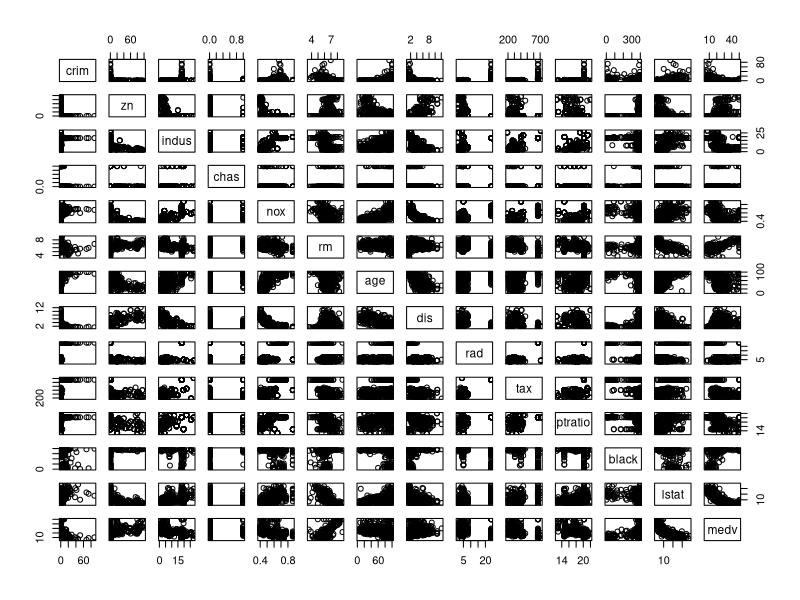
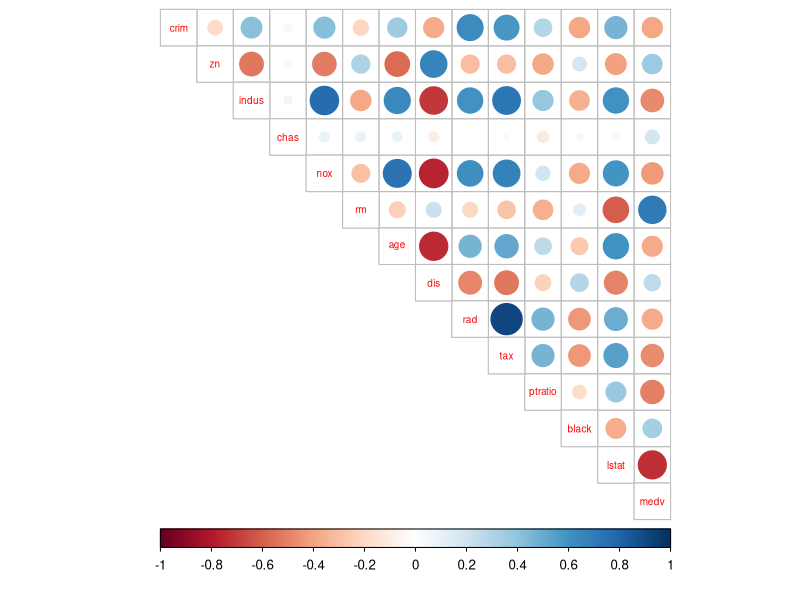
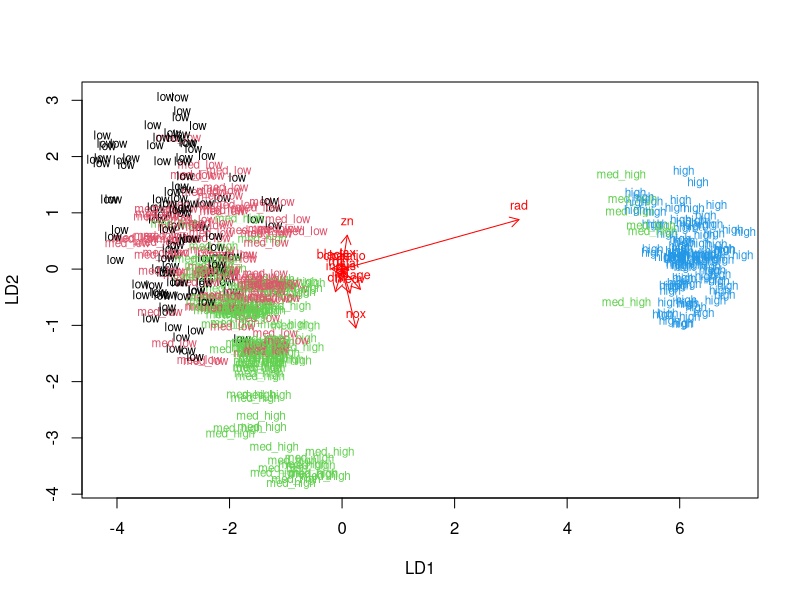
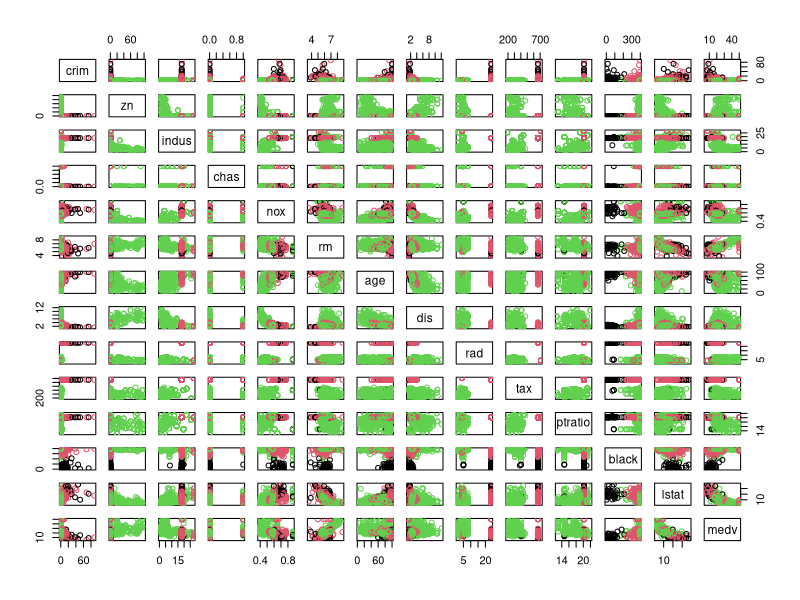
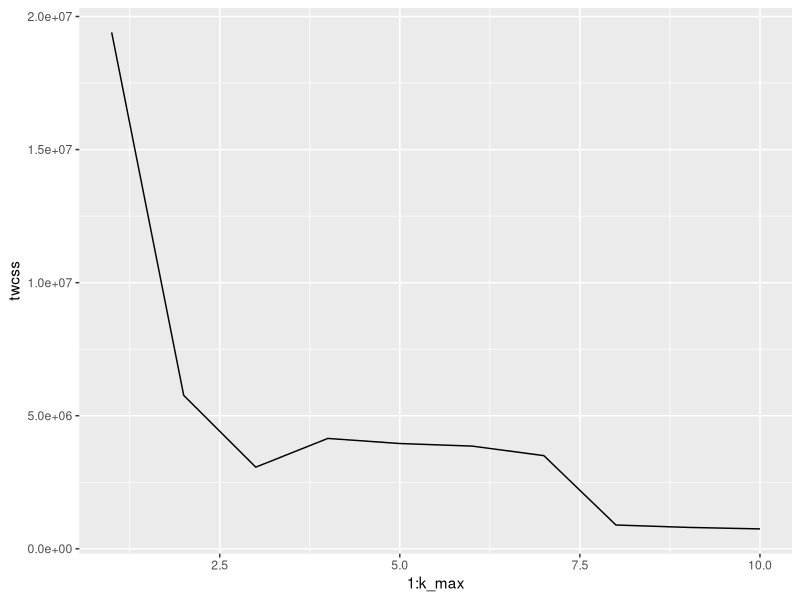
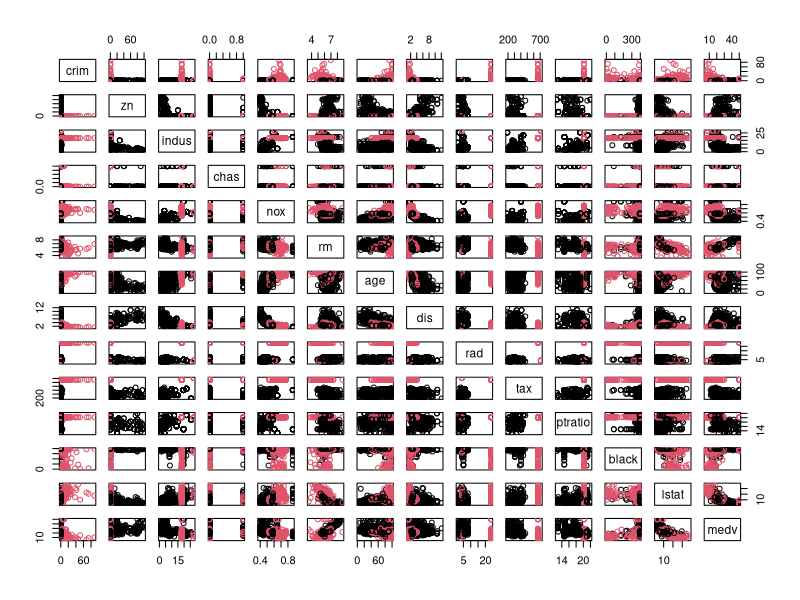

Source code (R) for these figures, in order:
## ---- chunk 1
library(MASS)
data("Boston")

dim(Boston)
str(Boston)
## ---- chunk 2
library(dplyr)
library(corrplot)
pairs(Boston)
cor_matrix <- cor(Boston) %>% round(digits = 2)
corrplot(cor_matrix, method="circle", type="upper", cl.pos="b", tl.pos="d", tl.cex=0.6)
summary(Boston)
## ---- chunk 3
boston_scaled <- scale(Boston)
summary(boston_scaled)
## ---- chunk 4
boston_scaled <- as.data.frame(boston_scaled)

bins <- quantile(boston_scaled$crim)
crime <- cut(boston_scaled$crim, breaks = bins, include.lowest = TRUE, label = c("low", "med_low", "med_high", "high"))
boston_scaled <- dplyr::select(boston_scaled, -crim)
boston_scaled <- data.frame(boston_scaled, crime)

n <- nrow(boston_scaled)
ind <- sample(n,  size = n * 0.8)
train <- boston_scaled[ind,]
test <- boston_scaled[-ind,]
## ---- chunk 5
lda.fit <- lda(crime ~ ., data = train)
lda.fit

lda.arrows <- function(x, myscale = 1, arrow_heads = 0.1, color = "red", tex = 0.75, choices = c(1,2)){
  heads <- coef(x)
  arrows(x0 = 0, y0 = 0, 
         x1 = myscale * heads[,choices[1]], 
         y1 = myscale * heads[,choices[2]], col=color, length = arrow_heads)
  text(myscale * heads[,choices], labels = row.names(heads), 
       cex = tex, col=color, pos=3)
}

classes <- as.numeric(train$crime)
plot(lda.fit, dimen = 2, col = classes, pch = classes)
lda.arrows(lda.fit, myscale = 1)
## ---- chunk 6
correct_classes <- test$crime
test <- dplyr::select(test, -crime)
lda.pred <- predict(lda.fit, newdata = test)
table(correct = correct_classes, predicted = lda.pred$class)
## ---- chunk 7
data('Boston')
boston_scaled <- scale(Boston)

dist_eu <- dist(Boston)
km <- kmeans(Boston, centers = 3)
pairs(Boston, col = km$cluster)
## ---- chunk 8
library(ggplot2)
set.seed(123)
k_max <- 10
twcss <- sapply(1:k_max, function(k){kmeans(Boston, k)$tot.withinss})
qplot(x = 1:k_max, y = twcss, geom = 'line')
## ---- chunk 9
km <-kmeans(Boston, centers = 2)
pairs(Boston, col = km$cluster)
